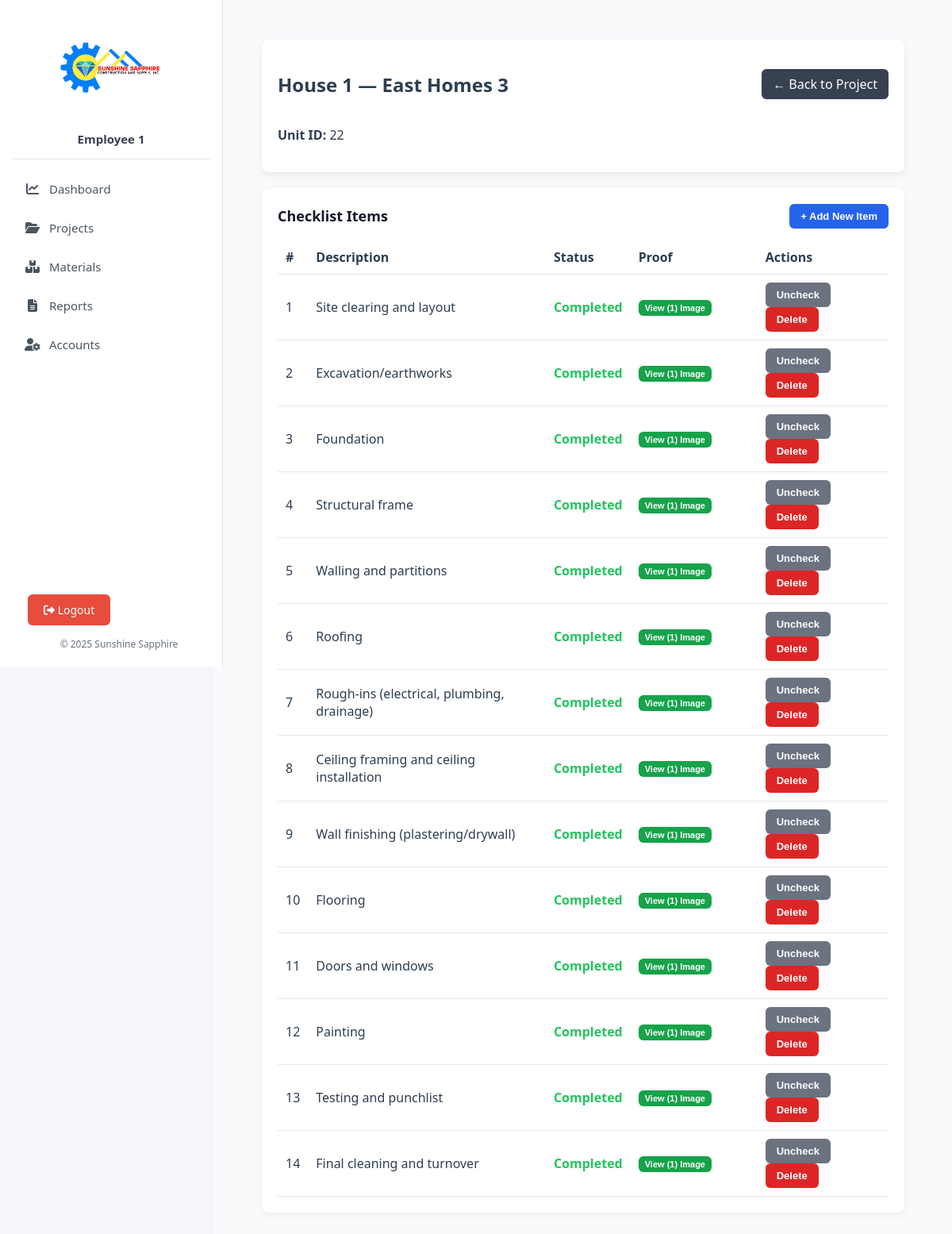
Screenshot of /checklist/view_checklist.php?unit_id=22&project_id=11 (signed in) with the database file from the repository.
### tables this page shows
CREATE TABLE `project_units` (
  `id` int(11) NOT NULL,
  `project_id` int(11) NOT NULL,
  `name` varchar(100) NOT NULL,
  `description` text DEFAULT NULL,
  `progress` int(11) DEFAULT 0,
  `created_at` datetime DEFAULT current_timestamp()
);

CREATE TABLE `projects` (
  `id` int(11) NOT NULL,
  `name` varchar(255) NOT NULL,
  `location` varchar(255) DEFAULT NULL,
  `units` int(11) NOT NULL,
  `progress` int(11) DEFAULT 0,
  `status` enum('Ongoing','Completed','Pending') NOT NULL DEFAULT 'Pending',
  `is_deleted` tinyint(1) DEFAULT 0,
  `deleted_at` datetime DEFAULT NULL,
  `created_at` timestamp NOT NULL DEFAULT current_timestamp(),
  `folder_path` varchar(255) DEFAULT NULL
);

CREATE TABLE `project_checklists` (
  `id` int(11) NOT NULL,
  `project_id` int(11) NOT NULL,
  `item_description` varchar(500) DEFAULT NULL,
  `is_completed` tinyint(1) DEFAULT 0,
  `completed_by_user_id` int(11) DEFAULT NULL,
  `completed_at` datetime DEFAULT NULL,
  `created_at` timestamp NOT NULL DEFAULT current_timestamp(),
  `unit_id` int(11) DEFAULT NULL,
  `proof_image_path` varchar(255) DEFAULT NULL
);

### includes/functions.php (called while the page is built, shortened)
<?php
function is_admin(): bool {
    return isset($_SESSION['user_role']) && in_array($_SESSION['user_role'], ['admin', 'super_admin']);
}

### checklist/view_checklist.php (the view, shortened to what this page needs)
<?php
require_once __DIR__ . '/../includes/db.php';
require_once __DIR__ . '/../includes/functions.php';
$project_id = (int)$_GET['project_id'];
$unit_id = (int)$_GET['unit_id'];
$project = $conn->query("SELECT name FROM projects WHERE id = $project_id")->fetch_assoc();
$unit = $conn->query("SELECT name FROM project_units WHERE id = $unit_id")->fetch_assoc();
include '../includes/header.php';
?>
<div class="main-content-wrapper">
  <div class="project-header-card">
    <div class="header-row">
      <h2><?= htmlspecialchars($unit['name']); ?> — <?= htmlspecialchars($project['name']); ?></h2>
      <a href="../modules/view_project.php?id=<?= $project_id; ?>" class="btn-back">← Back to Project</a>
    </div>
    <p><strong>Unit ID:</strong> <?= $unit_id; ?></p>
  </div>
  <div class="checklist-container">
    <div class="checklist-header">
      <h3>Checklist Items</h3>
      <button class="btn btn-primary" onclick="toggleAddOverlay(true)">+ Add New Item</button>
    </div>
    <div id="checklistTableContainer">
      <?php
      $checklists = $conn->query("
        SELECT pc.*,
               (SELECT COUNT(*) FROM checklist_images ci WHERE ci.checklist_id = pc.id) as image_count
        FROM project_checklists pc
        WHERE pc.project_id = $project_id AND pc.unit_id = $unit_id
        ORDER BY pc.id ASC
      ");
      if ($checklists->num_rows > 0): ?>
        <div class="checklist-table">
          <table>
            <thead>
              <tr>
                <th>#</th>
                <th>Description</th>
                <th>Status</th>
                <th>Proof</th>
                <th>Actions</th>
              </tr>
            </thead>
            <tbody>
              <?php $i = 1; while($item = $checklists->fetch_assoc()):
                $image_count = (int)$item['image_count'];
              ?>
                <tr>
                  <td><?= $i++; ?></td>
                  <td><?= htmlspecialchars($item['item_description']); ?></td>
                  <td>
                    <?php if ($item['is_completed']): ?>
                      <span class="status completed">Completed</span>
                    <?php else: ?>
                      <span class="status pending">Pending</span>
                    <?php endif; ?>
                  </td>
                  <td style="width:140px;">
                    <?php if ($image_count > 0): ?>
                       <button class="btn-primary action-btn btn-sm view-images-btn"
                               data-id="<?= $item['id']; ?>"
                               data-item-desc="<?= htmlspecialchars($item['item_description']); ?>"
                               style="background:#16a34a !important;">View (<?= $image_count ?>) Image<?= $image_count > 1 ? 's' : '' ?></button>
                    <?php else: ?>
                       <button class="btn-primary action-btn btn-sm insert-image-btn"
                               data-id="<?= $item['id']; ?>"
                               data-item-desc="<?= htmlspecialchars($item['item_description']); ?>">Insert Image</button>
                    <?php endif; ?>
                  </td>
                  <td>
                    <?php if ($item['is_completed']): ?>
                      <button class="btn-cancel action-btn" data-action="uncheck" data-id="<?= $item['id']; ?>">Uncheck</button>
                    <?php else: ?>
                      <button class="btn-primary action-btn" data-action="check" data-id="<?= $item['id']; ?>">Mark Complete</button>
                    <?php endif; ?>
                    <button class="btn-delete delete-btn" data-id="<?= $item['id']; ?>">Delete</button>
                  </td>
                </tr>
              <?php endwhile; ?>
            </tbody>
          </table>
        </div>
      <?php else: ?>
        <p style="color:#888;">No checklist items yet for this unit.</p>
      <?php endif; ?>
    </div>
  </div>
</div>
<?php require_once __DIR__ . '/../includes/footer.php'; ?>

### includes/header.php (shortened to what this page needs)
<?php
require_once __DIR__ . '/functions.php';
$basePath = (basename(dirname($_SERVER['PHP_SELF'])) === 'capstone') ? '' : '../';
?>
<!DOCTYPE html>
<html lang="en">
<head>
    <link href="https://cdnjs.cloudflare.com/ajax/libs/font-awesome/6.5.0/css/all.min.css" rel="stylesheet">
</head>
<body>
<div class="sidebar">
    <div class="sidebar-top">
        <a href="<?= $basePath ?>dashboard.php" class="logo-container">
            <img src="<?= $basePath ?>assets/images/Sunshine_Sapphire_Construction_and_Supply_Logo.png" alt="Sunshine Sapphire Logo">
        </a>
        <div class="user-info"><?= htmlspecialchars($_SESSION['display_name'] ?? $_SESSION['username'] ?? 'User') ?></div>
        <div class="sidebar-divider"></div>
        <div class="sidebar-links">
            <a href="<?= $basePath ?>dashboard.php" class="<?= basename($_SERVER['PHP_SELF']) === 'dashboard.php' ? 'active' : '' ?>">
                <i class="fa-solid fa-chart-line"></i> Dashboard
            </a>
            <a href="<?= $basePath ?>uploads/projects.php" class="<?= basename($_SERVER['PHP_SELF']) === 'projects.php' ? 'active' : '' ?>">
                <i class="fa-solid fa-folder-open"></i> Projects
            </a>
            <a href="<?= $basePath ?>materials/materials.php" class="<?= basename($_SERVER['PHP_SELF']) === 'materials.php' ? 'active' : '' ?>">
                <i class="fa-solid fa-boxes-stacked"></i> Materials
            </a>
            <a href="<?= $basePath ?>reports/reports.php" class="<?= basename($_SERVER['PHP_SELF']) === 'reports.php' ? 'active' : '' ?>">
                <i class="fa-solid fa-file-lines"></i> Reports
            </a>
            <?php if (is_admin()): ?>
            <a href="<?= $basePath ?>auth/accounts.php" class="<?= basename($_SERVER['PHP_SELF']) === 'accounts.php' ? 'active' : '' ?>">
                <i class="fa-solid fa-user-gear"></i> Accounts
            </a>
            <?php endif; ?>
        </div>
    </div>
    <div class="sidebar-bottom">
        <a href="<?= $basePath ?>auth/logout.php" class="logout-btn">
            <i class="fa-solid fa-right-from-bracket"></i> Logout
        </a>
        <footer>© <?= date('Y') ?> Sunshine Sapphire</footer>
    </div>
</div>
<div class="main-content">

### includes/footer.php (shortened to what this page needs)
        </div>
</body>
</html>

### includes/header.php (style rules this page uses)
body { margin: 0; font-family: "Segoe UI", sans-serif; background-color: #f4f6f9; color: #2c3e50; }
.sidebar { position: fixed; left: 0; top: 0; width: 250px; height: 100vh; background-color: #ffffff; color: #2c3e50; padding: 20px 15px; display: flex; flex-direction: column; justify-content: space-between; border-right: 1px solid #e5e7eb; }
.sidebar-top { text-align: center; }
.logo-container { display: block; text-align: center; margin-bottom: 10px; }
.logo-container img { width: 130px; height: auto; }
.user-info { color: #374151; font-weight: 600; font-size: 15px; margin-top: 8px; }
.sidebar-divider { height: 1px; background-color: #e5e7eb; margin: 15px 0; }
.sidebar-links { flex-grow: 1; }
.sidebar-links a { display: flex; align-items: center; gap: 10px; padding: 12px 15px; color: #4b5563; text-decoration: none; border-radius: 8px; margin-bottom: 5px; font-size: 15px; transition: background 0.3s, color 0.3s; }
.sidebar-links i { width: 22px; text-align: center; font-size: 16px; }
.sidebar-bottom { text-align: left; margin-top: auto; padding-left: 20px; }
.logout-btn { display: inline-block; background-color: #e74c3c; color: #fff; padding: 10px 20px; border-radius: 6px; font-size: 14px; border: none; text-decoration: none; transition: background 0.3s; }
.main-content { margin-left: 270px; padding: 30px 40px; background-color: #f8fafc; min-height: 100vh; }
footer { text-align: center; font-size: 12px; color: #6b7280; padding-top: 15px; }

### checklist/view_checklist.php (style rules this page uses)
.main-content-wrapper { padding:20px; }
.project-header-card { background:#fff;padding:20px;border-radius:8px;margin-bottom:20px;box-shadow:0 4px 10px rgba(0,0,0,0.08); }
.header-row { display:flex;justify-content:space-between;align-items:center; }
.btn-back { background:#374151;color:#fff;text-decoration:none;padding:8px 14px;border-radius:6px; }
.checklist-container { background: #fff; border-radius: 10px; box-shadow: 0 3px 10px rgba(0,0,0,0.06); padding: 20px; margin-top: 15px; }
.checklist-header { display: flex; justify-content: space-between; align-items: center; margin-bottom: 15px; }
.checklist-header h3 { margin: 0; font-size: 18px; font-weight: 700; color: #111827; }
table { width:100%;border-collapse:collapse;margin-top:10px; }
th,td { padding:10px;border-bottom:1px solid #e5e7eb;text-align:left; }
.status.completed { color:#22c55e;font-weight:600; }
.btn, .btn-primary, .btn-cancel, .btn-delete { border: none; outline: none; box-shadow: none; cursor: pointer; font-weight: 600; border-radius: 6px; transition: background 0.2s ease, transform 0.1s ease; font-size: 13px; padding: 8px 14px; }
.btn-primary { background: #2563eb; color: #fff; }
.btn-cancel { background: #6b7280; color: #fff; }
.btn-delete { background: #dc2626; color: #fff; }
td button { margin-right: 5px; padding: 6px 10px; white-space: nowrap; }
.btn-sm { font-size: 11px !important; padding: 4px 8px !important; }

### rows the page displays
project_units: name "House 1"
projects: name "East Homes 3"
project_checklists: item_description "Site clearing and layout", is_completed "Completed", image_count "1"
project_checklists: item_description "Excavation/earthworks", is_completed "Completed", image_count "1"
project_checklists: item_description "Foundation", is_completed "Completed", image_count "1"
project_checklists: item_description "Structural frame", is_completed "Completed", image_count "1"
project_checklists: item_description "Walling and partitions", is_completed "Completed", image_count "1"
project_checklists: item_description "Roofing", is_completed "Completed", image_count "1"
project_checklists: item_description "Rough-ins (electrical, plumbing, drainage)", is_completed "Completed", image_count "1"
project_checklists: item_description "Ceiling framing and ceiling installation", is_completed "Completed", image_count "1"
project_checklists: item_description "Wall finishing (plastering/drywall)", is_completed "Completed", image_count "1"
project_checklists: item_description "Flooring", is_completed "Completed", image_count "1"
project_checklists: item_description "Doors and windows", is_completed "Completed", image_count "1"
project_checklists: item_description "Painting", is_completed "Completed", image_count "1"
project_checklists: item_description "Testing and punchlist", is_completed "Completed", image_count "1"
project_checklists: item_description "Final cleaning and turnover", is_completed "Completed", image_count "1"

### other values shown
$_SESSION['display_name'] "Employee 1"
$unit_id "22"
